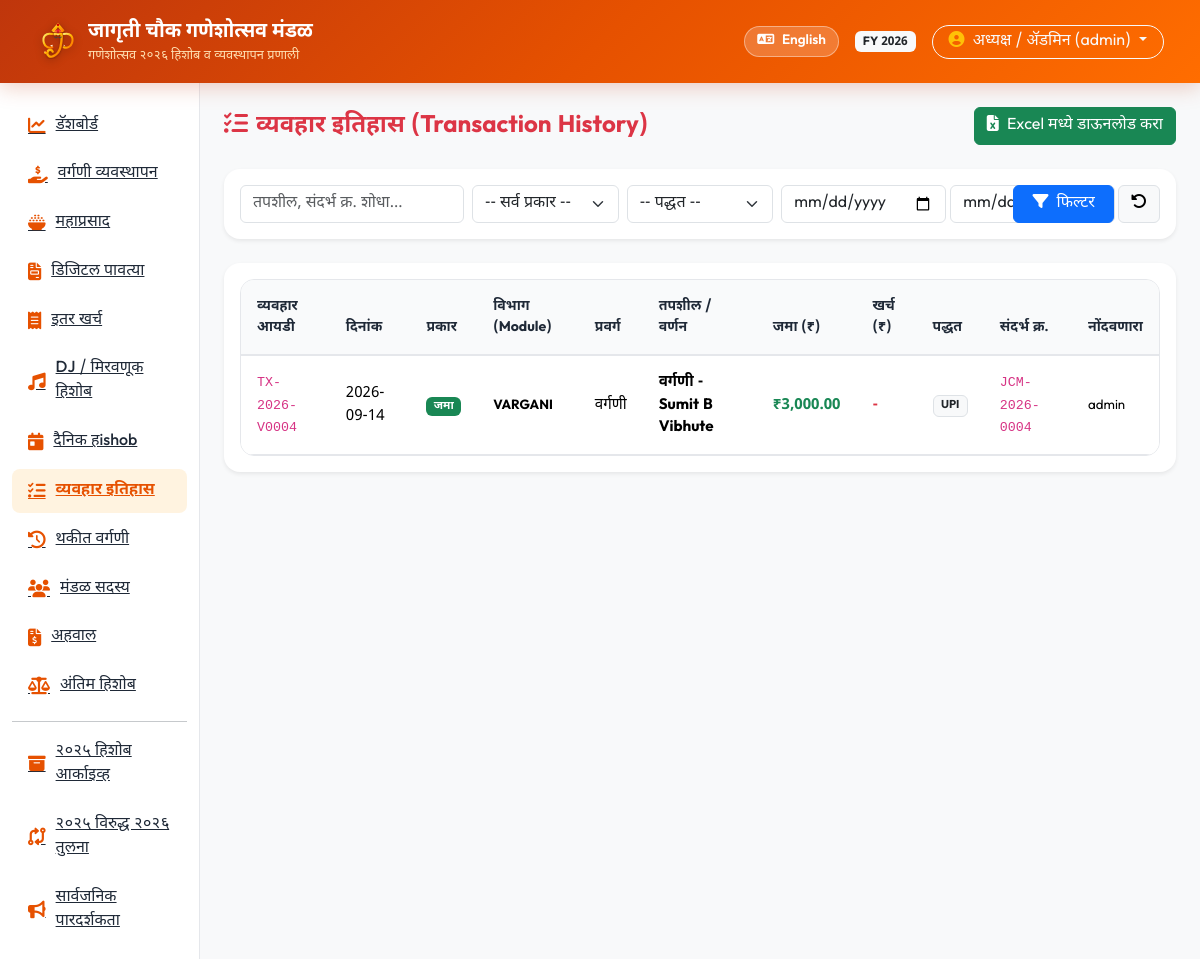
Page /transactions (signed in) on the earlier database version.
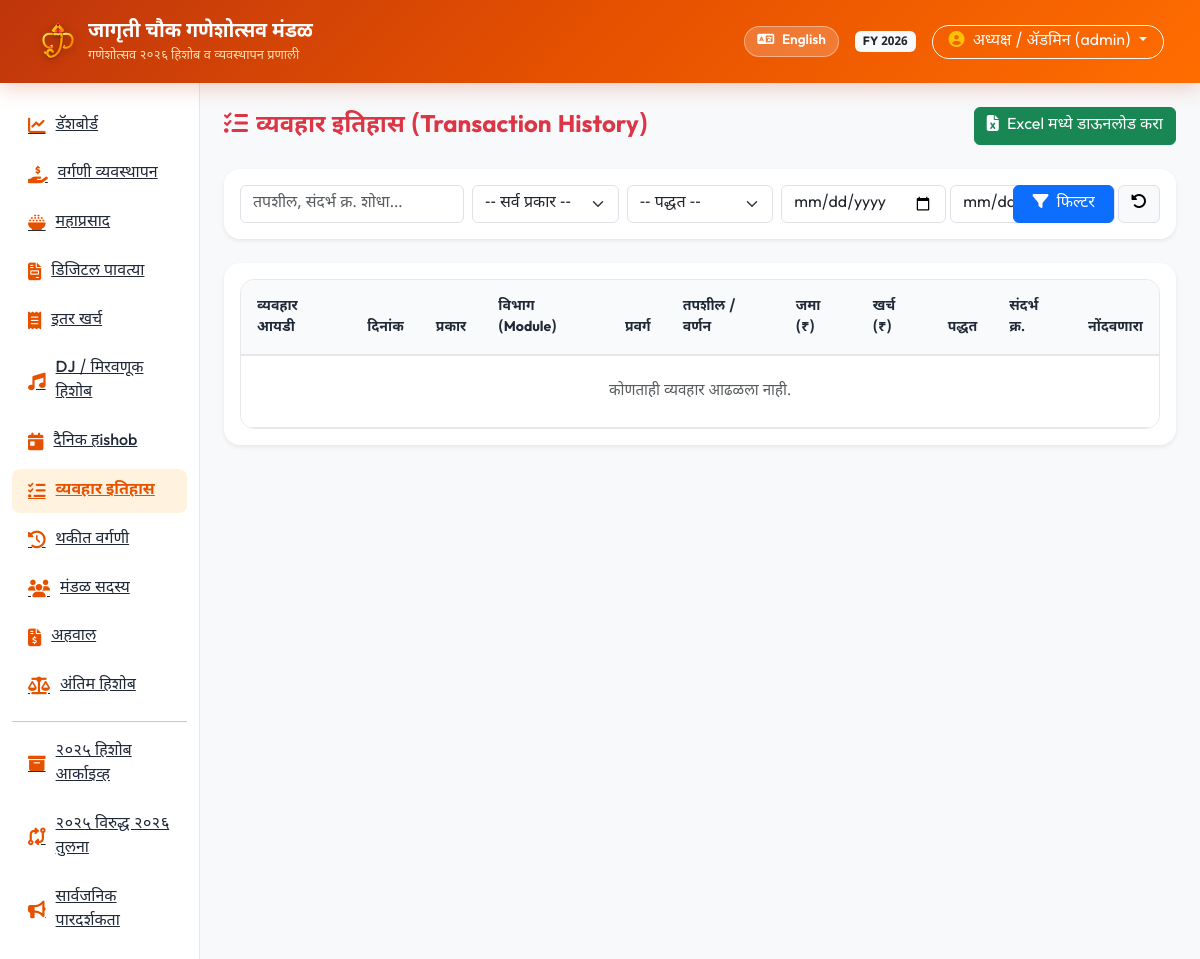
Same page on the later database version.
### tables this page shows
CREATE TABLE transactions (
    id INTEGER PRIMARY KEY AUTOINCREMENT,
    year_label TEXT NOT NULL DEFAULT '2026',
    transaction_id TEXT UNIQUE NOT NULL,
    date DATE NOT NULL,
    type TEXT NOT NULL, -- INCOME, EXPENSE
    module TEXT NOT NULL, -- VARGANI, MAHAPRASAD_DONATION, MAHAPRASAD_EXPENSE, OTHER_EXPENSE, DJ_INCOME, DJ_EXPENSE
    category TEXT NOT NULL,
    description TEXT,
    income_amount DECIMAL(12,2) DEFAULT 0.00,
    expense_amount DECIMAL(12,2) DEFAULT 0.00,
    payment_method TEXT NOT NULL,
    reference_no TEXT,
    created_by TEXT,
    created_at TIMESTAMP DEFAULT CURRENT_TIMESTAMP
);

### routes/transactions.py (the view)
@transactions_bp.route('/transactions')
@login_required
def index():
    type_filter = request.args.get('type', '').strip()
    payment_filter = request.args.get('payment_method', '').strip()
    module_filter = request.args.get('module', '').strip()
    start_date = request.args.get('start_date', '').strip()
    end_date = request.args.get('end_date', '').strip()
    search = request.args.get('q', '').strip()
    sql = "SELECT * FROM transactions WHERE year_label=(SELECT value FROM settings WHERE key='active_year')"
    params = []
    if type_filter:
        sql += " AND type = ?"
        params.append(type_filter)
    if payment_filter:
        sql += " AND payment_method = ?"
        params.append(payment_filter)
    if module_filter:
        sql += " AND module = ?"
        params.append(module_filter)
    if start_date:
        sql += " AND date >= ?"
        params.append(start_date)
    if end_date:
        sql += " AND date <= ?"
        params.append(end_date)
    if search:
        sql += " AND (description LIKE ? OR reference_no LIKE ? OR category LIKE ?)"
        params.extend([f"%{search}%", f"%{search}%", f"%{search}%"])
    sql += " ORDER BY date DESC, id DESC"
    transactions = query_db(sql, params)
    total_inc = sum(float(t['income_amount'] or 0) for t in transactions)
    total_exp = sum(float(t['expense_amount'] or 0) for t in transactions)
    net_total = total_inc - total_exp
    return render_template('transactions.html',
                           transactions=transactions,
                           total_inc=total_inc,
                           total_exp=total_exp,
                           net_total=net_total,
                           type_filter=type_filter,
                           payment_filter=payment_filter,
                           module_filter=module_filter,
                           start_date=start_date,
                           end_date=end_date,
                           search=search)

### database.py (called while the page is built)
def is_mysql_configured():
    if Config.DATABASE_URL:
        db_url = Config.DATABASE_URL.lower()
        if db_url.startswith('mysql') or 'mysql' in db_url:
            return True
    if Config.DB_HOST and Config.DB_NAME and Config.DB_USER:
        return True
    return False

def get_db_connection():
    if is_mysql_configured():
        if not HAS_PYMYSQL:
            raise ImportError("PyMySQL is not installed. Please add pymysql or cryptography to your requirements.")
        params = parse_mysql_params()
        conn = pymysql.connect(
            host=params['host'],
            port=params['port'],
            user=params['user'],
            password=params['password'],
            database=params['database'],
            charset=params['charset'],
            cursorclass=pymysql.cursors.DictCursor,
            autocommit=True
        )
        return conn
    else:
        conn = sqlite3.connect(Config.DATABASE_PATH)
        conn.row_factory = sqlite3.Row
        return conn

### utils/translations.py (called while the page is built)
def get_translation(key, lang='mr'):
    lang = lang if lang in TRANSLATIONS else 'mr'
    return TRANSLATIONS[lang].get(key, TRANSLATIONS['en'].get(key, key))

### templates/transactions.html (shortened to what this page needs)
{% extends 'base.html' %}
{% block content %}
<div class="d-flex justify-content-between align-items-center mb-4">
    <h4 class="fw-bold m-0 text-danger"><i class="fa-solid fa-list-check me-2"></i>{{ t('transactions') }} (Transaction History)</h4>
    <a href="{{ url_for('reports.export_excel') }}" class="btn btn-success">
        <i class="fa-solid fa-file-excel me-1"></i> Excel मध्ये डाऊनलोड करा
    </a>
</div>
<div class="card border-0 shadow-sm rounded-4 p-3 mb-4">
    <form method="GET" action="{{ url_for('transactions.index') }}" class="row g-2 align-items-center">
        <div class="col-md-3">
            <input type="text" name="q" value="{{ search }}" class="form-control" placeholder="तपशील, संदर्भ क्र. शोधा...">
        </div>
        <div class="col-md-2">
            <select name="type" class="form-select">
                <option value="">-- सर्व प्रकार --</option>
            </select>
        </div>
        <div class="col-md-2">
            <select name="payment_method" class="form-select">
                <option value="">-- पद्धत --</option>
            </select>
        </div>
        <div class="col-md-3 d-flex gap-1">
            <input type="date" name="start_date" value="{{ start_date }}" class="form-control" title="पासून">
        </div>
        <div class="col-md-2 d-flex gap-1">
            <button type="submit" class="btn btn-primary w-100"><i class="fa-solid fa-filter me-1"></i> फिल्टर</button>
            <a href="{{ url_for('transactions.index') }}" class="btn btn-light border"><i class="fa-solid fa-rotate-left"></i></a>
        </div>
    </form>
</div>
<div class="card border-0 shadow-sm rounded-4 p-3">
    <div class="table-responsive">
        <table class="table table-mandal mb-0">
            <thead>
                <tr>
                    <th>व्यवहार आयडी</th>
                    <th>दिनांक</th>
                    <th>प्रकार</th>
                    <th>विभाग (Module)</th>
                    <th>प्रवर्ग</th>
                    <th>तपशील / वर्णन</th>
                    <th>जमा (₹)</th>
                    <th>खर्च (₹)</th>
                    <th>पद्धत</th>
                    <th>संदर्भ क्र.</th>
                    <th>नोंदवणारा</th>
                </tr>
            </thead>
            <tbody>
                {% for t in transactions %}
                <tr>
                    <td><code>{{ t.transaction_id }}</code></td>
                    <td>{{ t.date }}</td>
                    <td>
                        {% if t.type == 'INCOME' %}
                        <span class="badge bg-success">जमा</span>
                        {% else %}
                        <span class="badge bg-danger">खर्च</span>
                        {% endif %}
                    </td>
                    <td><small class="fw-bold">{{ t.module }}</small></td>
                    <td>{{ t.category }}</td>
                    <td class="fw-bold">{{ t.description }}</td>
                    <td class="text-success fw-bold">{% if t.income_amount > 0 %}₹{{ "{:,.2f}".format(t.income_amount) }}{% else %}-{% endif %}</td>
                    <td class="text-danger fw-bold">{% if t.expense_amount > 0 %}₹{{ "{:,.2f}".format(t.expense_amount) }}{% else %}-{% endif %}</td>
                    <td><span class="badge bg-light text-dark border">{{ t.payment_method }}</span></td>
                    <td><code>{{ t.reference_no or '-' }}</code></td>
                    <td><small>{{ t.created_by or '-' }}</small></td>
                </tr>
                {% else %}
                <tr>
                    <td colspan="11" class="text-center text-muted py-4">कोणताही व्यवहार आढळला नाही.</td>
                </tr>
                {% endfor %}
            </tbody>
        </table>
    </div>
</div>
{% endblock %}

### templates/base.html (shortened to what the changed rows need)
<!DOCTYPE html>
<html lang="{{ lang }}">
<head>
    <link href="https://cdn.jsdelivr.net/npm/bootstrap@5.3.3/dist/css/bootstrap.min.css" rel="stylesheet">
    <link rel="stylesheet" href="https://cdnjs.cloudflare.com/ajax/libs/font-awesome/6.5.2/css/all.min.css">
    <link rel="stylesheet" href="{{ url_for('static', filename='css/custom.css') }}">
</head>
<body>
    <nav class="navbar navbar-expand-lg navbar-dark navbar-mandal sticky-top">
        <div class="container-fluid">
            <div class="d-flex align-items-center gap-3 ms-auto">
                {% if session.get('user_id') %}
                <span class="badge bg-light text-dark">FY {{ active_financial_year }}</span>
                <div class="dropdown">
                    <button class="btn btn-outline-light dropdown-toggle rounded-pill px-3 py-1 font-weight-bold" type="button" data-bs-toggle="dropdown">
                        <i class="fa-solid fa-circle-user me-1 text-warning"></i> {{ current_user_name }} ({{ current_user_role }})
                    </button>
                </div>
                {% endif %}
            </div>
        </div>
    </nav>
    <div class="container-fluid">
        <div class="row">
            {% if session.get('user_id') %}
            <div class="col-lg-10 p-4 main-content">
            {% else %}
            <div class="col-12 p-4">
            {% endif %}
                {% block content %}{% endblock %}
            </div>
        </div>
    </div>
</body>
</html>

Differences in the rows shown:
removed transactions: created_by "admin", transaction_id "TX-2026-V0004", date "2026-09-14", type "जमा", module "VARGANI", category "वर्गणी", description "वर्गणी - Sumit B Vibhute", income_amount "3,000.00", payment_method "UPI", reference_no "JCM-2026-0004"
Other differences:
{{ current_user_role }}: (not shown) → "admin"
text now shown: "कोणताही व्यवहार आढळला नाही."
